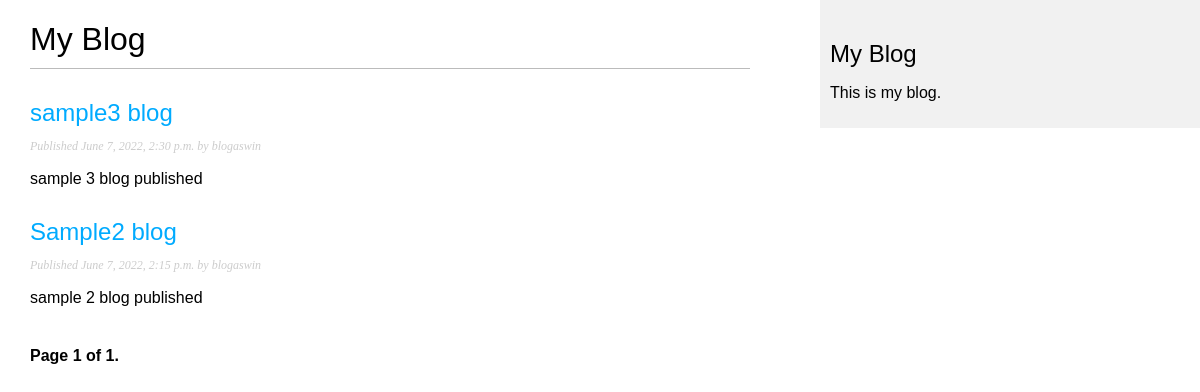
The page /blog/ on the database as committed earlier.
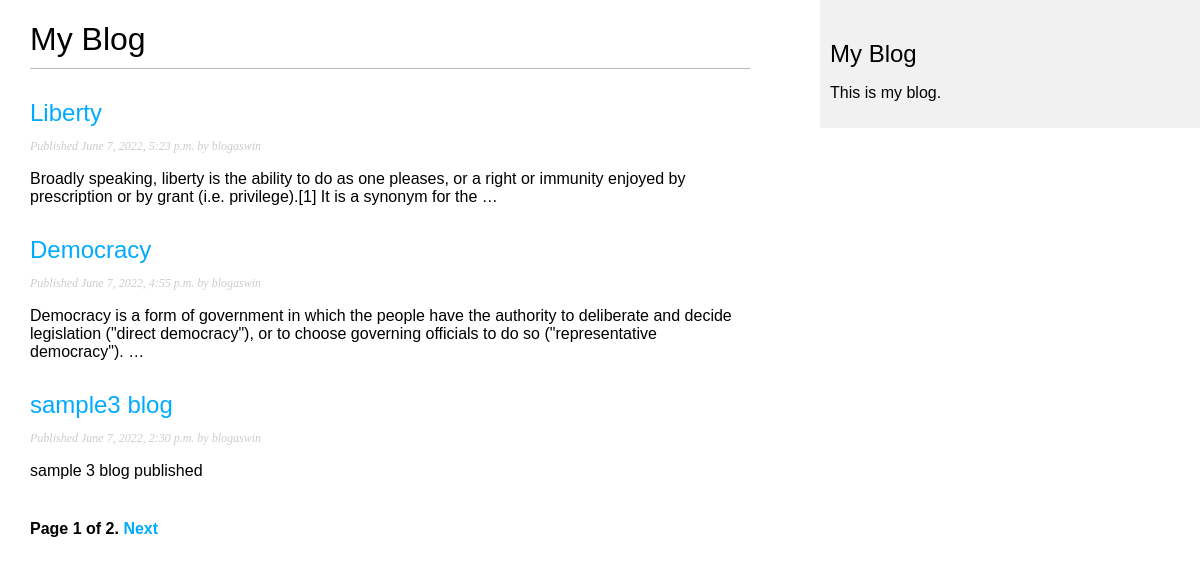
The same page on the database as committed later.
### blog/models.py (models this page shows, shortened)
class Post(models.Model):
    STATUS_CHOICES = (('draft', 'Draft'), ('published', 'Published'),)
    title= models.CharField(max_length=250)
    slug= models.SlugField(max_length=250, unique_for_date='publish')
    author= models.ForeignKey(User, on_delete=models.CASCADE, related_name='blog_posts')
    body= models.TextField()
    publish= models.DateTimeField(default=timezone.now)
    created= models.DateTimeField(auto_now_add=True)
    updated= models.DateTimeField(auto_now=True)
    status=models.CharField(max_length=10, choices=STATUS_CHOICES, default='draft')
    objects=models.Manager() #default manager
    published=PublishedManager() #custom manager
    class Meta:
        ordering=('-publish',)
    def get_absolute_url(self):
        return reverse('blog:post_detail',
                        args=[self.publish.year,
                              self.publish.month,
                              self.publish.day,
                              self.slug])

### blog/views.py (the view)
# urls.py: path('',views.PostListView.as_view(), name='post_list'),
class PostListView(ListView):
    queryset = Post.published.all()
    context_object_name = 'posts'
    paginate_by = 3
    template_name = 'blog/post/list.html'

### blog/templates/blog/post/list.html (shortened to what this page needs)
{% extends "blog/base.html" %}
{% block content %}
    <h1>My Blog</h1>
    {% for post in posts %}
        <h2>
            <a href="{{ post.get_absolute_url }}">
            {{ post.title }}
            </a>
        </h2>
        <p class="date">
            Published {{ post.publish }} by {{ post.author }}
        </p>
        {{ post.body|truncatewords:30|linebreaks }}
    {% endfor %}
  {% include "pagination.html" with page=page_obj %}
{% endblock %}

### blog/templates/blog/base.html (shortened to what this page needs)
{% load static %}
<!DOCTYPE html>
<html>
    <head>
        <link href="{% static "css/blog.css" %}" rel="stylesheet">
    </head>
    <body>
        <div id="content">
            {% block content %}
            {% endblock %}
        </div>
        <div id="sidebar">
            <h2>My Blog</h2>
            <p>This is my blog.</p>
        </div>
    </body>
</html>

### blog/templates/pagination.html (shortened to what this page needs)
<div class="pagination">
    <span class="step-links">
    <span class="current">
        Page {{ page.number }} of {{ page.paginator.num_pages }}.
    </span>
    {% if page.has_next %}
        <a href="?page={{ page.next_page_number }}">Next</a>
    {% endif %}
    </span>
</div>

### blog/static/css/blog.css (style rules this page uses)
body { margin:0; padding:0; font-family:helvetica, sans-serif; }
a { color:#00abff; text-decoration:none; }
h1 { font-weight:normal; border-bottom:1px solid #bbb; padding:0 0 10px 0; }
h2 { font-weight:normal; margin:30px 0 0; }
#content { float:left; width:60%; padding:0 0 0 30px; }
#sidebar { float:right; width:30%; padding:10px; background:#efefefd2; height:100%; }
p.date { color:#ccc; font-family: georgia, serif; font-size: 12px; font-style: italic; }
.pagination { margin:40px 0; font-weight:bold; }

Rows that differ between the two databases and show on the page:
no longer on this page (row unchanged): Post: title "Sample2 blog", publish "June 7, 2022, 2:15 p.m.", author "blogaswin", body "sample 2 blog published"
added Post: title "Liberty", publish "June 7, 2022, 5:23 p.m.", author "blogaswin", body "Broadly speaking, liberty is the ability to do as one pleases, or a right or immunity enjoyed by prescription or by grant (i.e. privilege).[1] It is a synonym for the …"
added Post: title "Democracy", publish "June 7, 2022, 4:55 p.m.", author "blogaswin", body "Democracy is a form of government in which the people have the authority to deliberate and decide legislation (\"direct democracy\"), or to choose governing officials to do so (\"representative democracy\"). …"
Other text that changed with them:
{{ page.paginator.num_pages }}: "1" → "2"
text now shown: "Next"
